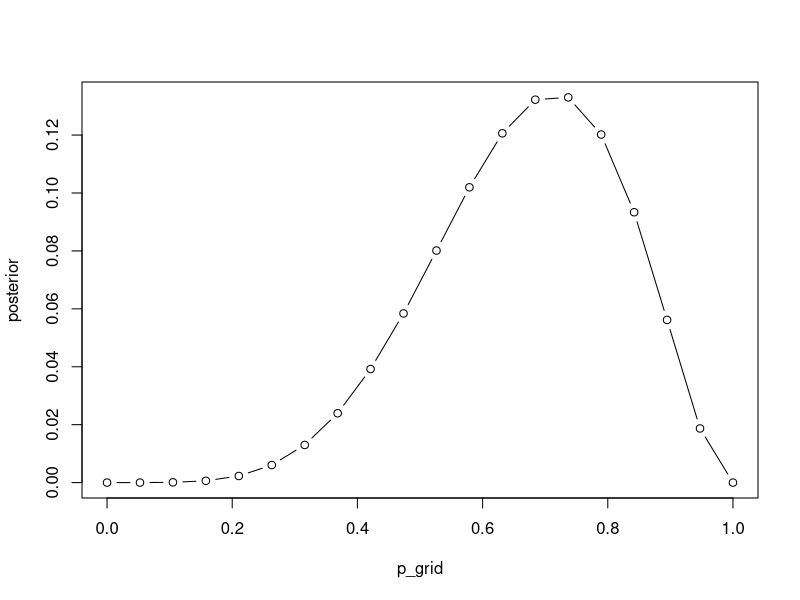
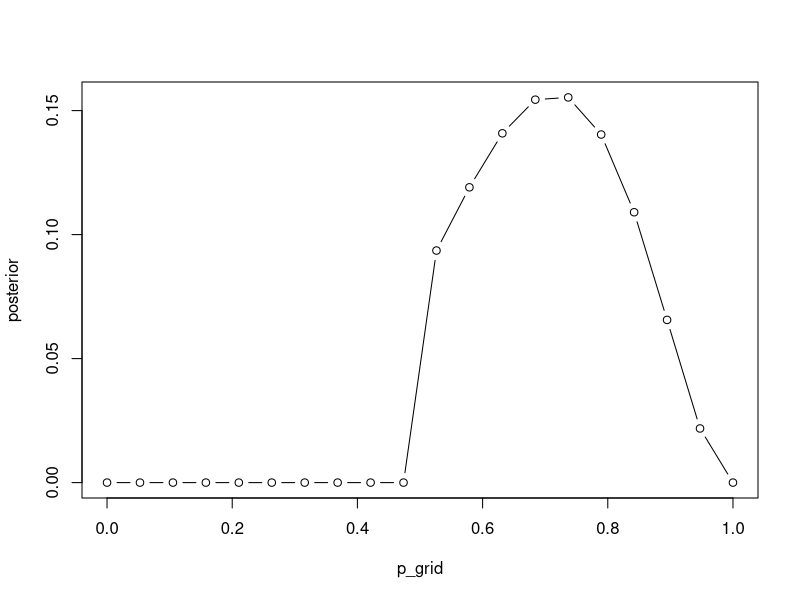

The R source for these figures, in order:
#Chapter Two
library(ggplot2)

#2M1
#plot grid approximate posterior distribution for each of the following sets of observations
#Assume a uniform prior for p

#1. W,W,W
#2. W,W,W,L
#3. W,W,W,W,W,L,L

#define grid
p_grid <- seq(from=0, to=1, length.out=20)

#define prior
prior <- rep(1,20)

#compute likelihood at each value in grid
likelihood <- dbinom(5,size=7, prob=p_grid)

##compute product of likelihood and prior
unstd.posterior <- likelihood*prior

#standardize the posterior so it sums to 1

posterior <- unstd.posterior/sum(unstd.posterior)

plot(p_grid, posterior, type = 'b')


#2M2
#define prior such that if p <.5 it's zero and greater than .5 it's a constatn
prior <- ifelse(p_grid < 0.5, 0, 1)

#compute likelihood at each value in grid
likelihood <- dbinom(5,size=7, prob=p_grid) # here we are varying the probability, that is what we're looking for....

##compute product of likelihood and prior
unstd.posterior <- likelihood*prior

#standardize the posterior so it sums to 1
posterior <- unstd.posterior/sum(unstd.posterior)

plot(p_grid, posterior, type = 'b')




